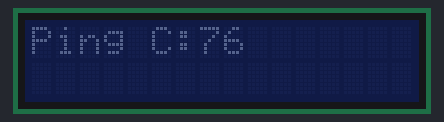
A sketch run on a simulated Arduino Uno, built with avr-gcc and run on an emulated ATmega328P. Shown: 16×2 character LCD. No radio packets arrive unless stated; what the sketch prints to the serial monitor is not drawn.

Above: at 0.1 s.
At 1.1 s:
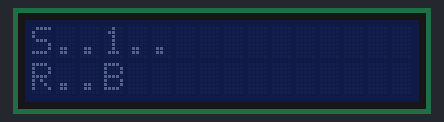

The sketch:

ping_act_payload.ino
```cpp
/*
  Getting Started example sketch for nRF24L01+ radios
  This is a very basic example of how to send data from one node to another
  Updated: Dec 2014 by TMRh20
*/
#include <SPI.h>
#include "RF24.h"
#include <LiquidCrystal_I2C.h>
#include <printf.h>

LiquidCrystal_I2C lcd(0x3F, 16, 2);
/****************** User Config ***************************/
/* Hardware configuration: Set up nRF24L01 radio on SPI bus plus pins 7 & 8 */
RF24 radio(7, 8);
/**********************************************************/
const uint64_t pipes[2] = { 0xABCDABCD71LL, 0x544d52687CLL };              // Radio pipe addresses for the 2 nodes to communicate.
typedef enum { role_ping_out = 1, role_pong_back } role_e;                 // The various roles supported by this sketch
const char* role_friendly_name[] = { "invalid", "Ping out", "Pong back"};  // The debug-friendly names of those roles
role_e role = role_ping_out;
byte counter = 1;

void setup() {
  printf_begin();
  Serial.begin(115200);
  Serial.println(F("RF24/examples/GettingStarted - ping"));
  lcd.init(); // initialize the lcd
  lcd.noBacklight(); //Close the backlight

  radio.begin();
  radio.setAutoAck(true);                    // Ensure autoACK is enabled
  radio.enableAckPayload();               // Allow optional ack payloads
  radio.setRetries(0, 15);                // Smallest time between retries, max no. of retries
  radio.setPayloadSize(1);                // Here we are sending 1-byte payloads to test the call-response speed
  if ( role == role_ping_out ) {
    Serial.println(F("Ping"));
    radio.openWritingPipe(pipes[0]);
    radio.openReadingPipe(1, pipes[1]);
  }
  else {
    Serial.println(F("Pong"));
    radio.openWritingPipe(pipes[1]);
    radio.openReadingPipe(1, pipes[0]);
    radio.startListening();
  }
  radio.startListening();                 // Start listening
  radio.printDetails();

  lcd.print("Ping C:");
  lcd.print(radio.getChannel());
  Serial.print("Workign on channel:");
  Serial.println(radio.getChannel());
  delay(1000);
  lcd.clear();
}
void loop() {
  /****************** Ping Out Role ***************************/
  radio.stopListening();                                  // First, stop listening so we can talk.
  lcd.clear();
  printf("Now sending %d as payload. ", counter);
  lcd.print("S..");
  lcd.print(counter);
  lcd.print("..");
  byte gotByte;
  unsigned long time = micros();                          // Take the time, and send it.  This will block until complete
  //Called when STANDBY-I mode is engaged (User is finished sending)
  if (!radio.write( &counter, 1 )) {
    Serial.println(F("failed."));
    lcd.print("F");
  } else {
    lcd.setCursor(0, 1);
    lcd.print("R..");
    if (!radio.available()) {
      Serial.println(F("Blank Payload Received."));
      lcd.print("B");
    } else {
      while (radio.available() ) {
        unsigned long tim = micros();
        radio.read( &gotByte, 1 );
        printf("Got response %d, round-trip delay: %lu microseconds\n\r", gotByte, tim - time);
        lcd.print(gotByte);
        lcd.print(" T");
        lcd.print(tim - time);
        counter++;
      }
    }
  }
  // Try again later
  delay(2000);
} // Loop
```
